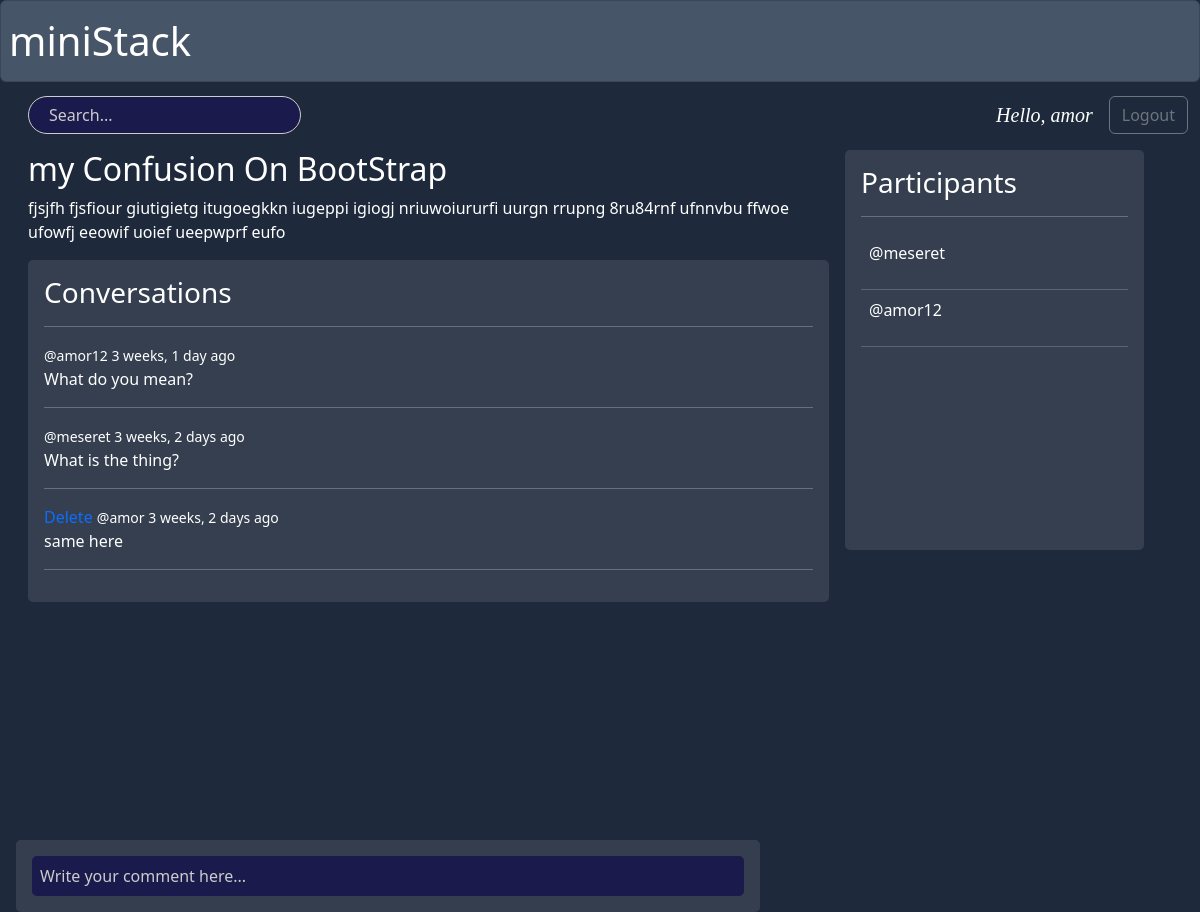
Page /post/2/ (signed in) on the committed database.
### base/models.py (models this page shows, shortened)
class Post(models.Model):
    user=models.ForeignKey(User, on_delete=models.SET_NULL,null=True)
    title=models.ForeignKey(Title, on_delete=models.SET_NULL,null=True)
    name=models.CharField(max_length=300)
    description=models.TextField(null=True,blank=True)
    participant=models.ManyToManyField(User,related_name='participants',blank=True)
    updated=models.DateTimeField(auto_now=True)
    created=models.DateTimeField(auto_now_add=True)
    class Meta:
        ordering=['-updated','-created']

class Message (models.Model):
    user= models.ForeignKey(User, on_delete=models.CASCADE)
    post=models.ForeignKey(Post, on_delete=models.CASCADE)
    body = models.TextField()
    updated=models.DateTimeField(auto_now=True)
    created=models.DateTimeField(auto_now_add=True)
    class Meta:
        ordering=['-updated','-created']

### base/views.py (the view, shortened to what this page needs)
# urls.py: path('post/<str:pk>/',views.post, name='post'),
def post(request,pk):
    post=Post.objects.get(id=pk)
    comments= post.message_set.all()
    participants=post.participant.all()
    context = {'post':post,'comments':comments,'participants':participants}
    return render(request,'base/post.html',context)

### base/templates/base/post.html (shortened to what this page needs)
{% extends 'main.html' %} {% block content %}
<div class="container">
  <div class="content">
    <h2>{{ post.name }}</h2>
    <p>{{ post.description }}</p>
    <div class="wrapper">
      <h3>Conversations</h3>
      <hr />
      {% for comment in comments %}
      <div>
        {% if request.user == comment.user %}
        <a href="{% url 'deletecomment' comment.id %}">Delete</a>
        {% endif %}
        <small>@{{ comment.user }} {{ comment.created|timesince }} ago</small>
        <p>{{ comment.body }}</p>
        <hr />
      </div>
      {% endfor %}
    </div>
  </div>
  <div class="participants">
    <h3>Participants</h3>
    <hr />
    {% for participant in participants %}
    <div class="participant">
      <p>@{{ participant.username }}</p>
    </div>
    {% endfor %}
  </div>
</div>
{% if request.user.is_authenticated %}
<div class="comment">
  <form method="POST" action="">
    <input type="text" name="body" placeholder="Write your comment here..." />
  </form>
</div>
{% endif %} {% endblock %}

### templates/navbar.html
<div class="container-fluid d-flex justify-content-between">
  <form method="GET" action="" class="d-flex ms-3" role="search">
    <input
      class="form-control custom-search-input"
      type="text"
      name="q"
      placeholder="Search..."
      aria-label="Search"
      style="width: 100%; padding: 12px 20px; border-radius: 30px; border: 1px solid #ccc" />
  </form>
  <div class="d-flex align-items-center ms-auto">
    {% if request.user.is_authenticated %} {% csrf_token %}
    <p class="mb-0 me-3 fs-5 fst-italic" style="font-family: 'Merriweather', serif">Hello, {{request.user}}</p>
    <a class="btn btn-outline-secondary" href="{% url 'logout' %}">Logout</a>
    {% else %}
    <a href="{% url 'login' %}" class="btn btn-outline-secondary">Login</a>
    {% endif %}
  </div>
</div>

### templates/main.html (style rules this page uses)
a:link { text-decoration: none; }
* { scrollbar-width: thin; scrollbar-color: rgb(71 85 105); rgb(46, 16, 101); }

### base/templates/base/post.html (style rules this page uses)
body { background-color: #070738; color: whitesmoke; height: 100vh; margin: 0; display: flex; flex-direction: column; }
.container { display: flex; flex: 1; margin: 1rem; overflow: hidden; }
.content { flex: 3; padding-right: 1rem; overflow-y: auto; }
.wrapper { padding: 1rem; background-color: rgba(255, 255, 255, 0.1); border-radius: 5px; max-height: 60vh; overflow-y: auto; }
.participants { max-height: 400px; overflow-y: auto; flex: 1; padding: 1rem; background-color: rgba(255, 255, 255, 0.1); border-radius: 5px; }
.participants h3 { margin-top: 0; }
.participant { padding: 0.5rem; border-bottom: 1px solid rgba(255, 255, 255, 0.2); transition: background-color 0.3s; }
.comment { position: fixed; bottom: 0; left: 1rem; right: 27.5rem; padding: 1rem; background-color: rgba(255, 255, 255, 0.1); border-radius: 5px; z-index: 1000; }
input[type="text"] { width: 100%; padding: 0.5rem; border: none; border-radius: 5px; background-color: #1a1a4d; color: white; }
input[type="text"]::placeholder { color: #ccc; }

### rows in the picture
Post: name "my Confusion On BootStrap", description "fjsjfh fjsfiour giutigietg itugoegkkn iugeppi igiogj nriuwoiururfi uurgn rrupng 8ru84rnf ufnnvbu ffwoe ufowfj eeowif uoief ueepwprf eufo"
Message: user "amor12", created "3 weeks, 1 day", body "What do you mean?"
Message: user "meseret", created "3 weeks, 2 days", body "What is the thing?"
Message: shows "Delete", user "amor", created "3 weeks, 2 days", body "same here"

### other values in the picture
{{ request.user }} "amor"
{{ participant.username }} "meseret"
{{ participant.username }} "amor12"
